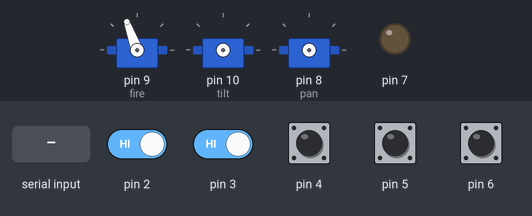
Simulated run of this sketch. Board: Arduino Uno, built with avr-gcc and run on an emulated ATmega328P. Shown: 3 × servo, output pins drawn as LEDs (lit = HIGH). Inputs (shaded band) come from the test bench; at power-on: pin 2–6 HIGH. What the sketch prints to the serial monitor is not drawn.

Above: at 2.2 s.
2.3 s: "1" received over Serial
3.8 s: byte 1 (0x01) received over Serial
6.3 s: byte 5 (0x05) received over Serial
At 7.2 s:
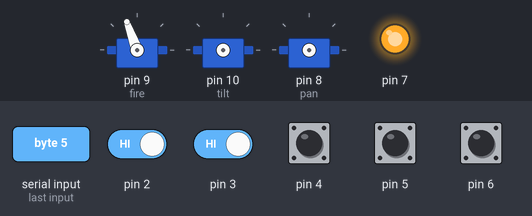
9.1 s: pin 2 driven LOW and pin 3 driven LOW
At 11.4 s:
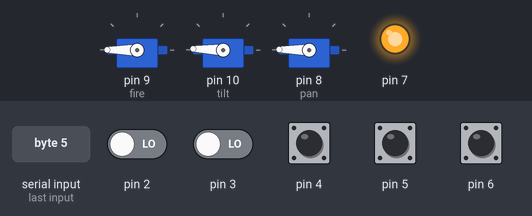
12.1 s: pin 2 driven HIGH
At 14.3 s:
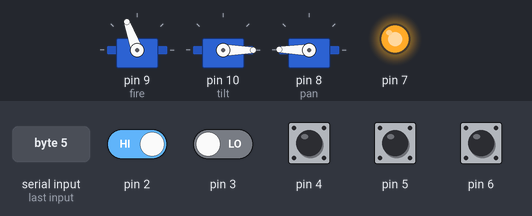
15.1 s: pin 4 pulled LOW for 1 s
At 16.8 s:
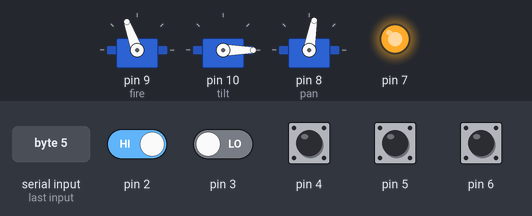
Timing chart, 0 to 18.3 s (numbered marks = the images above; inputs shaded):
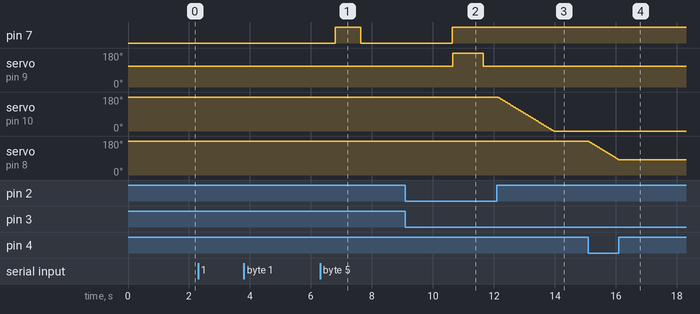

The sketch:

NADS.ino
```cpp
#include <Servo.h>

Servo fire;
Servo pan;
Servo tilt;

int tiltPos=180;
int panPos=180;

boolean moveFlag = 0;

int time = 0;
int timer = 0;

char inKey;

void setup()
{
  fire.attach(9);

  fire.write(110);
  delay(1000);
  fire.detach();

pinMode(2, INPUT);
digitalWrite(2, HIGH);
pinMode(3, INPUT);
digitalWrite(3, HIGH);
pinMode(4, INPUT);
digitalWrite(4, HIGH);
pinMode(5, INPUT);
digitalWrite(5, HIGH);
pinMode(6, INPUT);
digitalWrite(6, HIGH);
pinMode(A5, INPUT);
digitalWrite(A5, HIGH);
pinMode(7, OUTPUT);
   digitalWrite(7, LOW);

Serial.begin(9600);


}

void loop()
{
  entice();

  while(time>0){
      digitalWrite(7, HIGH);
  timerUpdate();

  if(digitalRead(3)==LOW){tiltPos--; moveFlag=1;}
  if(digitalRead(6)==LOW){tiltPos++; moveFlag=1;}
  if(digitalRead(4)==LOW){panPos--; moveFlag=1;}
  if(digitalRead(5)==LOW){panPos++; moveFlag=1;}

  panPos=constrain(panPos,0,179);
  tiltPos=constrain(tiltPos,0,179);

    if(!moveFlag){
  tilt.detach();
  pan.detach();  }

  if(moveFlag){
    tilt.attach(10);
    pan.attach(8);
  tilt.write(tiltPos);
  pan.write(panPos);
  delay(10);
  moveFlag=0;}


  if(digitalRead(2)==LOW){

  tilt.detach();
  pan.detach();
//  digitalWrite(7, HIGH);
//  delay(2000);
    fire.attach(9);
    fire.write(180);
    delay(1000);
    fire.write(110);
    delay(500);
 //     digitalWrite(7, LOW);
    fire.detach();
    tilt.attach(10);
     pan.attach(8); }

 // Serial.print("tilt: ");
 // Serial.print(tiltPos);
 // Serial.print("pan: ");
 // Serial.println(panPos);


} }

void entice(){

while(time<1){

  while (Serial.available() > 0) {
      inKey = Serial.read();
      Serial.print(inKey);

      if (inKey==0x01){time = 2;};
      if (inKey==0x05){time = 10;};
      if (inKey==0x0A){time = 20;};
      if (inKey==0x19){time = 50;};
       Serial.print("v");
 Serial.print(time);

}
  tilt.detach();pan.detach();digitalWrite(7, LOW);
}
Serial.print("v");
Serial.print("fire");
delay(500);
Serial.print("v");
delay(500);
Serial.print("fire");
delay(500);
Serial.print("v");
delay(500);
Serial.print("fire");
delay(500);
Serial.print("v");
delay(500);
}

void timerUpdate(){

 timer++;
 if(timer>15000){
 time--;
 Serial.print("v");
 Serial.print(time);
 timer=0;}

}
```

Measured:
- after the input at 2.3 s, every drawn part: stays the same
- after the input at 3.8 s, every drawn part: stays the same
- after the input at 9.1 s, servo on pin 9 (fire): 110° → 180° after 1.5 s, → 110° 1.0 s later
- after the input at 12.1 s, servo on pin 9 (fire): stops changing and stays 110°
- after the input at 15.1 s, servo on pin 8 (pan): moves from 179° to 80° over 1.0 s, starting at once
